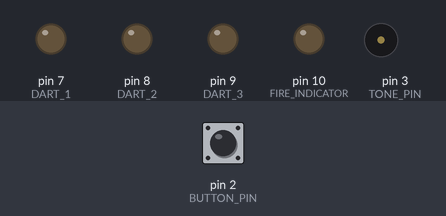
Simulated run of this sketch. Board: Arduino Uno, built with avr-gcc and run on an emulated ATmega328P. Parts: output pins drawn as LEDs (lit = HIGH), buzzer (waves = sounding). The test bench sets the inputs (shaded band); at power-on: pin 2 (BUTTON_PIN) LOW.

Above: at 1.2 s.
1.3 s: pin 2 (BUTTON_PIN) pulled HIGH for 0.15 s
At 2.5 s:
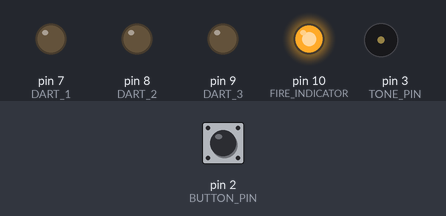
7.0 s: pin 2 (BUTTON_PIN) pulled HIGH for 1 s
At 7.11 s:
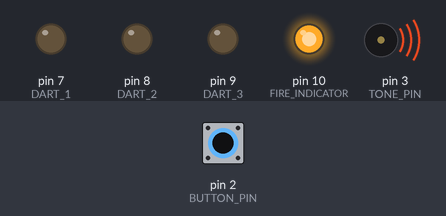
Timing chart, 0 to 12.8 s (numbered marks = the images above; inputs shaded):
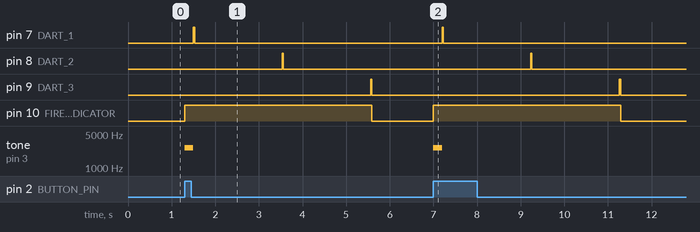

Measured:
- after the input at 1.3 s, pin 7 (DART_1): LOW → HIGH after 0.20 s, → LOW 0.03 s later; pin 8 (DART_2): LOW → HIGH after 2.2 s, → LOW 0.03 s later; pin 9 (DART_3): LOW → HIGH after 4.3 s, → LOW 0.03 s later; pin 10 (FIRE_INDICATOR): LOW → HIGH at once, → LOW 4.3 s later; tone on pin 3 (TONE_PIN): silent → 2638 Hz at once, → silent 0.20 s later
- after the input at 7.0 s, pin 7 (DART_1): LOW → HIGH after 0.20 s, → LOW 0.03 s later; pin 8 (DART_2): LOW → HIGH after 2.2 s, → LOW 0.03 s later; pin 9 (DART_3): LOW → HIGH after 4.3 s, → LOW 0.03 s later; pin 10 (FIRE_INDICATOR): LOW → HIGH at once, → LOW 4.3 s later; tone on pin 3 (TONE_PIN): silent → 2638 Hz at once, → silent 0.20 s later

The sketch:

dart_launcher.ino
```cpp
/* William Oberndorfer
 * Arduino Dart Launcher
 *
 * A silly program for shooting darts using solenoid air valves
 */

#define BUTTON_PIN 2
#define TONE_PIN 3
#define DART_1 7
#define DART_2 8
#define DART_3 9
#define FIRE_INDICATOR 10

#define NOTE_E7 2638

volatile enum states { INIT, WAIT, FIRE } state;

void handle_button();
void launch();

void setup()
{
    pinMode(BUTTON_PIN, INPUT);
    pinMode(TONE_PIN, OUTPUT);
    pinMode(DART_1, OUTPUT);
    pinMode(DART_2, OUTPUT);
    pinMode(DART_3, OUTPUT);
    pinMode(FIRE_INDICATOR, OUTPUT);
    digitalWrite(TONE_PIN, LOW);
    digitalWrite(DART_1, LOW);
    digitalWrite(DART_2, LOW);
    digitalWrite(DART_3, LOW);
    digitalWrite(FIRE_INDICATOR, LOW);
    attachInterrupt(digitalPinToInterrupt(BUTTON_PIN),
                    handle_button, CHANGE);
}

void loop()
{
    switch (state) {
    case INIT:
        state = WAIT;
        break;
    case WAIT:
        digitalWrite(TONE_PIN, LOW);
        digitalWrite(DART_1, LOW);
        digitalWrite(DART_2, LOW);
        digitalWrite(DART_3, LOW);
        break;
    case FIRE:
        launch();
        state = WAIT;
        break;
    default:
        break;
    }
}

void handle_button()
{
    if (digitalRead(BUTTON_PIN) && state == WAIT) {
        state = FIRE;
    }
    else {
        state = WAIT;
    }
}

void launch()
{
    digitalWrite(FIRE_INDICATOR, HIGH);
    tone(TONE_PIN, NOTE_E7, 100);
    delay(100);
    tone(TONE_PIN, NOTE_E7, 100);
    delay(100);
    digitalWrite(DART_1, HIGH);
    delay(30);
    digitalWrite(DART_1, LOW);
    delay(2000);
    digitalWrite(DART_2, HIGH);
    delay(30);
    digitalWrite(DART_2, LOW);
    delay(2000);
    digitalWrite(DART_3, HIGH);
    delay(30);
    digitalWrite(DART_3, LOW);
    digitalWrite(FIRE_INDICATOR, LOW);
}
```
